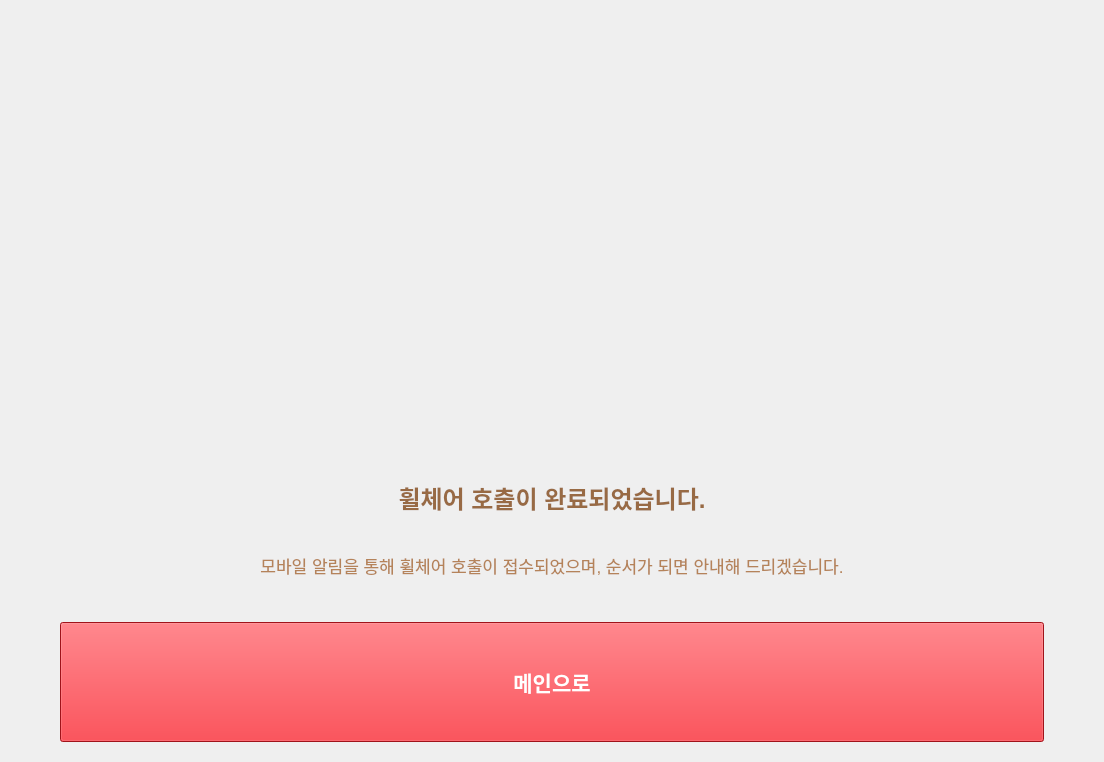
<?xml version="1.0" encoding="UTF-8"?>
<ui version="4.0">
 <class>kiosk_back</class>
 <widget class="QWidget" name="kiosk_back">
  <property name="geometry">
   <rect>
    <x>0</x>
    <y>0</y>
    <width>1104</width>
    <height>762</height>
   </rect>
  </property>
  <property name="windowTitle">
   <string>완료</string>
  </property>
  <layout class="QVBoxLayout" name="mainLayout">
   <property name="leftMargin">
    <number>20</number>
   </property>
   <property name="topMargin">
    <number>20</number>
   </property>
   <property name="rightMargin">
    <number>20</number>
   </property>
   <property name="bottomMargin">
    <number>20</number>
   </property>
   <item>
    <layout class="QVBoxLayout" name="cardLayout">
     <property name="leftMargin">
      <number>20</number>
     </property>
     <property name="topMargin">
      <number>20</number>
     </property>
     <property name="rightMargin">
      <number>20</number>
     </property>
     <property name="bottomMargin">
      <number>20</number>
     </property>
     <item>
      <widget class="QLabel" name="label_image">
       <property name="sizePolicy">
        <sizepolicy hsizetype="Expanding" vsizetype="Preferred">
         <horstretch>0</horstretch>
         <verstretch>0</verstretch>
        </sizepolicy>
       </property>
       <property name="minimumSize">
        <size>
         <width>0</width>
         <height>420</height>
        </size>
       </property>
       <property name="maximumSize">
        <size>
         <width>16777215</width>
         <height>420</height>
        </size>
       </property>
       <property name="text">
        <string/>
       </property>
       <property name="pixmap">
        <pixmap>icons/mascotbye.png</pixmap>
       </property>
       <property name="scaledContents">
        <bool>true</bool>
       </property>
       <property name="alignment">
        <set>Qt::AlignmentFlag::AlignCenter</set>
       </property>
      </widget>
     </item>
     <item>
      <widget class="QLabel" name="label_title">
       <property name="font">
        <font>
         <pointsize>18</pointsize>
         <bold>true</bold>
        </font>
       </property>
       <property name="styleSheet">
        <string notr="true">color: rgb(152, 106, 68);</string>
       </property>
       <property name="text">
        <string>휠체어 호출이 완료되었습니다.</string>
       </property>
       <property name="alignment">
        <set>Qt::AlignmentFlag::AlignCenter</set>
       </property>
      </widget>
     </item>
     <item>
      <widget class="QLabel" name="label_desc">
       <property name="font">
        <font>
         <pointsize>13</pointsize>
        </font>
       </property>
       <property name="styleSheet">
        <string notr="true">color: rgb(181, 131, 90);</string>
       </property>
       <property name="text">
        <string>모바일 알림을 통해 휠체어 호출이 접수되었으며, 순서가 되면 안내해 드리겠습니다.</string>
       </property>
       <property name="alignment">
        <set>Qt::AlignmentFlag::AlignCenter</set>
       </property>
       <property name="wordWrap">
        <bool>true</bool>
       </property>
      </widget>
     </item>
    </layout>
   </item>
   <item>
    <layout class="QHBoxLayout" name="horizontalLayout_2">
     <item>
      <spacer name="horizontalSpacer">
       <property name="orientation">
        <enum>Qt::Orientation::Horizontal</enum>
       </property>
       <property name="sizeType">
        <enum>QSizePolicy::Policy::Minimum</enum>
       </property>
       <property name="sizeHint" stdset="0">
        <size>
         <width>40</width>
         <height>20</height>
        </size>
       </property>
      </spacer>
     </item>
     <item>
      <widget class="QPushButton" name="btn_main">
       <property name="minimumSize">
        <size>
         <width>0</width>
         <height>120</height>
        </size>
       </property>
       <property name="palette">
        <palette>
         <active>
          <colorrole role="WindowText">
           <brush brushstyle="SolidPattern">
            <color alpha="255">
             <red>255</red>
             <green>255</green>
             <blue>255</blue>
            </color>
           </brush>
          </colorrole>
          <colorrole role="Button">
           <brush brushstyle="SolidPattern">
            <color alpha="255">
             <red>224</red>
             <green>27</green>
             <blue>36</blue>
            </color>
           </brush>
          </colorrole>
          <colorrole role="Text">
           <brush brushstyle="SolidPattern">
            <color alpha="255">
             <red>255</red>
             <green>255</green>
             <blue>255</blue>
            </color>
           </brush>
          </colorrole>
          <colorrole role="ButtonText">
           <brush brushstyle="SolidPattern">
            <color alpha="255">
             <red>255</red>
             <green>255</green>
             <blue>255</blue>
            </color>
           </brush>
          </colorrole>
          <colorrole role="Base">
           <brush brushstyle="SolidPattern">
            <color alpha="255">
             <red>224</red>
             <green>27</green>
             <blue>36</blue>
            </color>
           </brush>
          </colorrole>
          <colorrole role="Window">
           <brush brushstyle="SolidPattern">
            <color alpha="255">
             <red>224</red>
             <green>27</green>
             <blue>36</blue>
            </color>
           </brush>
          </colorrole>
          <colorrole role="PlaceholderText">
           <brush brushstyle="SolidPattern">
            <color alpha="128">
             <red>255</red>
             <green>255</green>
             <blue>255</blue>
            </color>
           </brush>
          </colorrole>
         </active>
         <inactive>
          <colorrole role="WindowText">
           <brush brushstyle="SolidPattern">
            <color alpha="255">
             <red>255</red>
             <green>255</green>
             <blue>255</blue>
            </color>
           </brush>
          </colorrole>
          <colorrole role="Button">
           <brush brushstyle="SolidPattern">
            <color alpha="255">
             <red>224</red>
             <green>27</green>
             <blue>36</blue>
            </color>
           </brush>
          </colorrole>
          <colorrole role="Text">
           <brush brushstyle="SolidPattern">
            <color alpha="255">
             <red>255</red>
             <green>255</green>
             <blue>255</blue>
            </color>
           </brush>
          </colorrole>
          <colorrole role="ButtonText">
           <brush brushstyle="SolidPattern">
            <color alpha="255">
             <red>255</red>
             <green>255</green>
             <blue>255</blue>
            </color>
           </brush>
          </colorrole>
          <colorrole role="Base">
           <brush brushstyle="SolidPattern">
            <color alpha="255">
             <red>224</red>
             <green>27</green>
             <blue>36</blue>
            </color>
           </brush>
          </colorrole>
          <colorrole role="Window">
           <brush brushstyle="SolidPattern">
            <color alpha="255">
             <red>224</red>
             <green>27</green>
             <blue>36</blue>
            </color>
           </brush>
          </colorrole>
          <colorrole role="PlaceholderText">
           <brush brushstyle="SolidPattern">
            <color alpha="128">
             <red>255</red>
             <green>255</green>
             <blue>255</blue>
            </color>
           </brush>
          </colorrole>
         </inactive>
         <disabled>
          <colorrole role="WindowText">
           <brush brushstyle="SolidPattern">
            <color alpha="255">
             <red>255</red>
             <green>255</green>
             <blue>255</blue>
            </color>
           </brush>
          </colorrole>
          <colorrole role="Button">
           <brush brushstyle="SolidPattern">
            <color alpha="255">
             <red>224</red>
             <green>27</green>
             <blue>36</blue>
            </color>
           </brush>
          </colorrole>
          <colorrole role="Text">
           <brush brushstyle="SolidPattern">
            <color alpha="255">
             <red>255</red>
             <green>255</green>
             <blue>255</blue>
            </color>
           </brush>
          </colorrole>
          <colorrole role="ButtonText">
           <brush brushstyle="SolidPattern">
            <color alpha="255">
             <red>255</red>
             <green>255</green>
             <blue>255</blue>
            </color>
           </brush>
          </colorrole>
          <colorrole role="Base">
           <brush brushstyle="SolidPattern">
            <color alpha="255">
             <red>224</red>
             <green>27</green>
             <blue>36</blue>
            </color>
           </brush>
          </colorrole>
          <colorrole role="Window">
           <brush brushstyle="SolidPattern">
            <color alpha="255">
             <red>224</red>
             <green>27</green>
             <blue>36</blue>
            </color>
           </brush>
          </colorrole>
          <colorrole role="PlaceholderText">
           <brush brushstyle="SolidPattern">
            <color alpha="128">
             <red>255</red>
             <green>255</green>
             <blue>255</blue>
            </color>
           </brush>
          </colorrole>
         </disabled>
        </palette>
       </property>
       <property name="font">
        <font>
         <pointsize>16</pointsize>
         <bold>true</bold>
        </font>
       </property>
       <property name="styleSheet">
        <string notr="true">color: rgb(255, 255, 255);
background-color: rgb(224, 27, 36);</string>
       </property>
       <property name="text">
        <string>메인으로</string>
       </property>
      </widget>
     </item>
     <item>
      <spacer name="horizontalSpacer_2">
       <property name="orientation">
        <enum>Qt::Orientation::Horizontal</enum>
       </property>
       <property name="sizeType">
        <enum>QSizePolicy::Policy::Minimum</enum>
       </property>
       <property name="sizeHint" stdset="0">
        <size>
         <width>40</width>
         <height>20</height>
        </size>
       </property>
      </spacer>
     </item>
    </layout>
   </item>
  </layout>
 </widget>
 <resources/>
 <connections/>
</ui>
